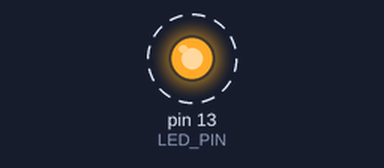
Bench run of a sketch on a simulated Arduino Nano, built with avr-gcc and run on an emulated ATmega328P. Shown: output pins drawn as LEDs (lit = HIGH). Dashed ring = blinking. What the sketch prints to the serial monitor is not drawn.

Above: at 0.5 s.
Timing chart, 0 to 4.6 s (numbered marks = the images above):
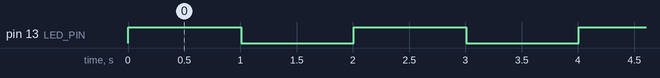

Measured:
- by itself, pin 13 (LED_PIN): alternates HIGH for 1.0 s and LOW for 1.0 s

The sketch:

led_test.ino
```cpp
/*
 * USLI Payload - LED Test Sketch
 * Simple test to verify Arduino is working
 */

// LED pin (built-in LED on Arduino Nano)
#define LED_PIN 13

void setup() {
  // Initialize serial communication
  Serial.begin(115200);
  Serial.println(F("=== USLI Payload LED Test ==="));
  Serial.println(F("Arduino is working!"));

  // Initialize LED pin
  pinMode(LED_PIN, OUTPUT);

  Serial.println(F("LED will blink every second"));
  Serial.println(F("Press Ctrl+C to stop monitoring"));
}

void loop() {
  // Turn LED on
  digitalWrite(LED_PIN, HIGH);
  Serial.println(F("LED ON"));
  delay(1000);

  // Turn LED off
  digitalWrite(LED_PIN, LOW);
  Serial.println(F("LED OFF"));
  delay(1000);
}
```
